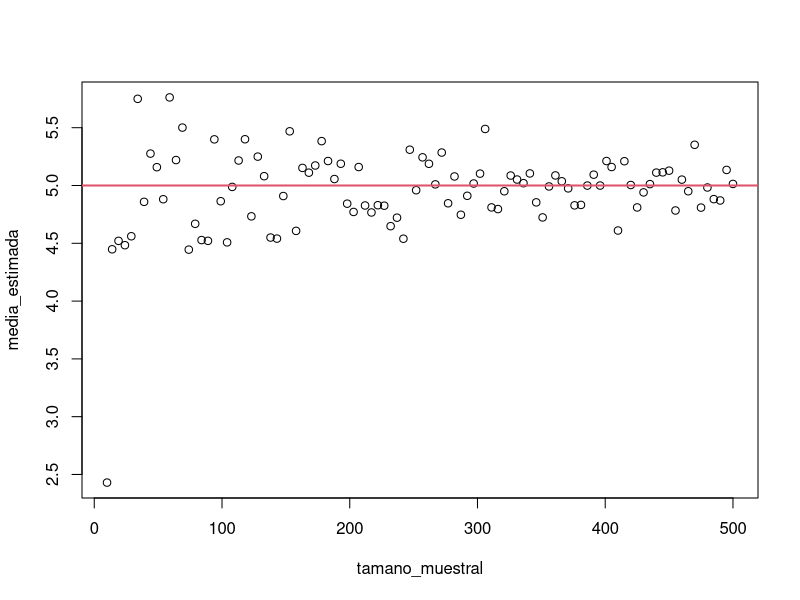
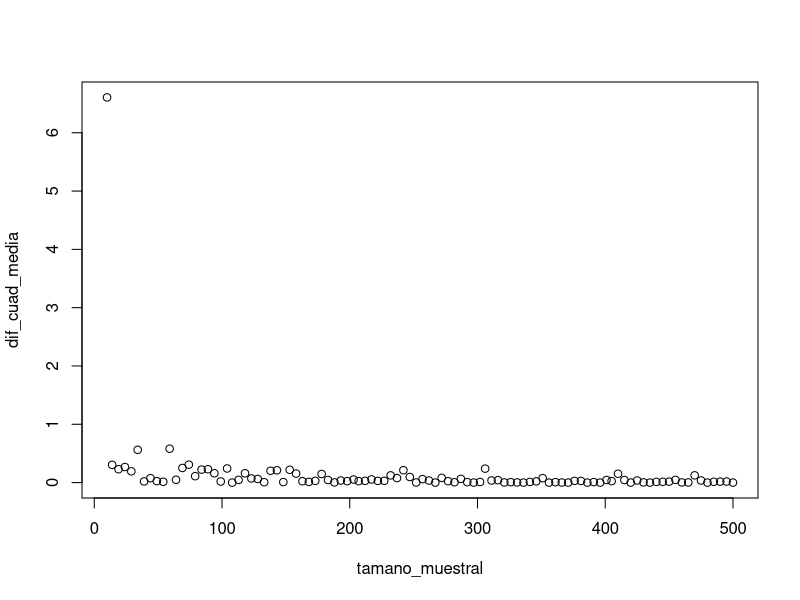
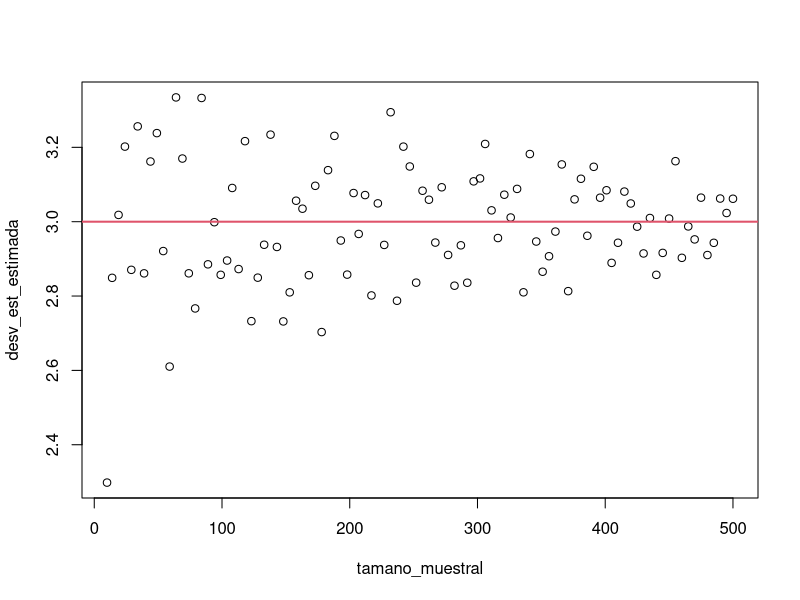
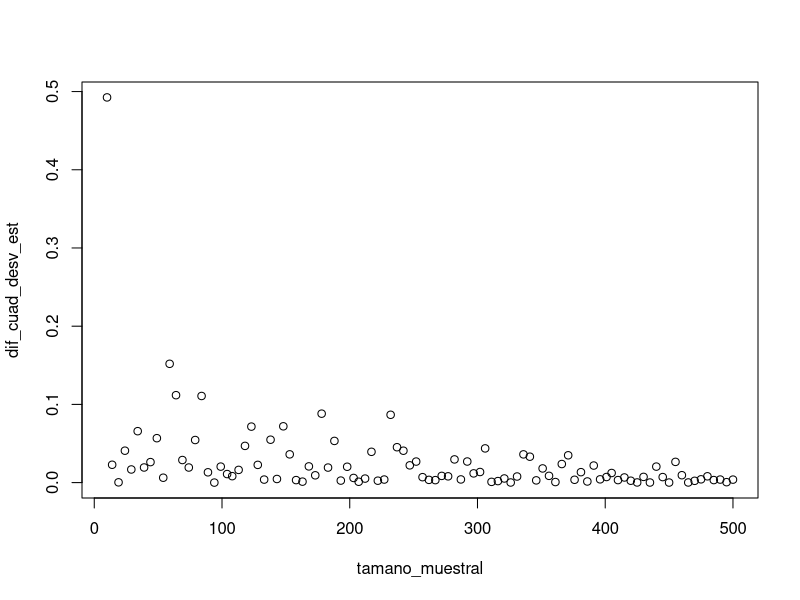

Recreate these plots in R, in order.
# Tamaño muestral

# Distribución nomal ----------------------------

tamano_muestral_max <- 500
iteraciones <- 100
media_poblacional <- 5
desv_est_poblacional <- 3
tamano_muestral <- floor(seq(10, tamano_muestral_max, length.out = iteraciones))
 
desv_est_estimada <- media_estimada <- dif_cuad_media <- dif_cuad_desv_est <- vector()

for (i in seq_len(iteraciones)) {
  muestra <- rnorm(tamano_muestral[i], media_poblacional, desv_est_poblacional)
  media_estimada[i] <- mean(muestra)
  desv_est_estimada[i] <- sd(muestra)
  dif_cuad_media[i] <- (media_poblacional - media_estimada[i])^2
  dif_cuad_desv_est[i] <- (desv_est_poblacional - desv_est_estimada[i])^2
  
}

plot(media_estimada ~ tamano_muestral)
abline(h = media_poblacional, col = 2, lwd = 2)

plot(dif_cuad_media ~ tamano_muestral)




plot(desv_est_estimada ~ tamano_muestral)
abline(h = desv_est_poblacional, col = 2, lwd = 2)

plot(dif_cuad_desv_est ~ tamano_muestral)
  